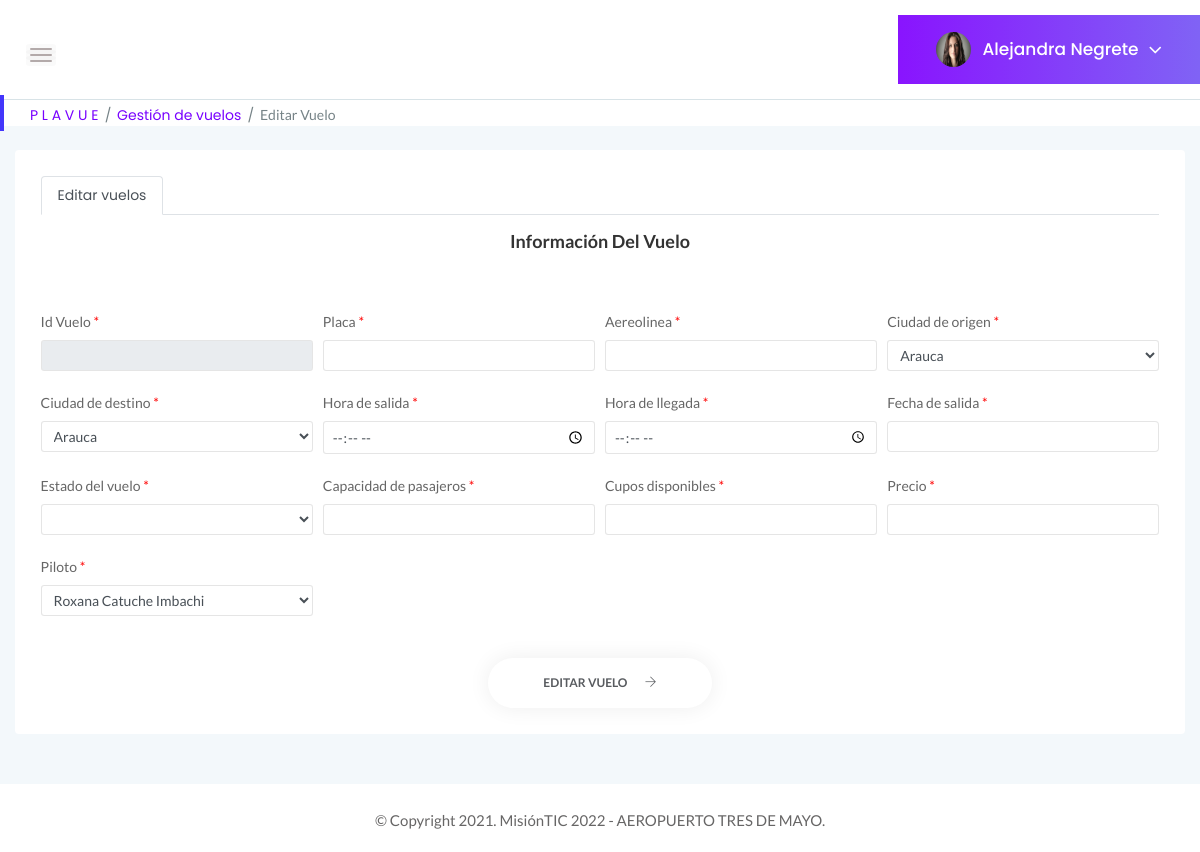
Page /EditarVuelos/20211027230721 (signed in) on the earlier database version.
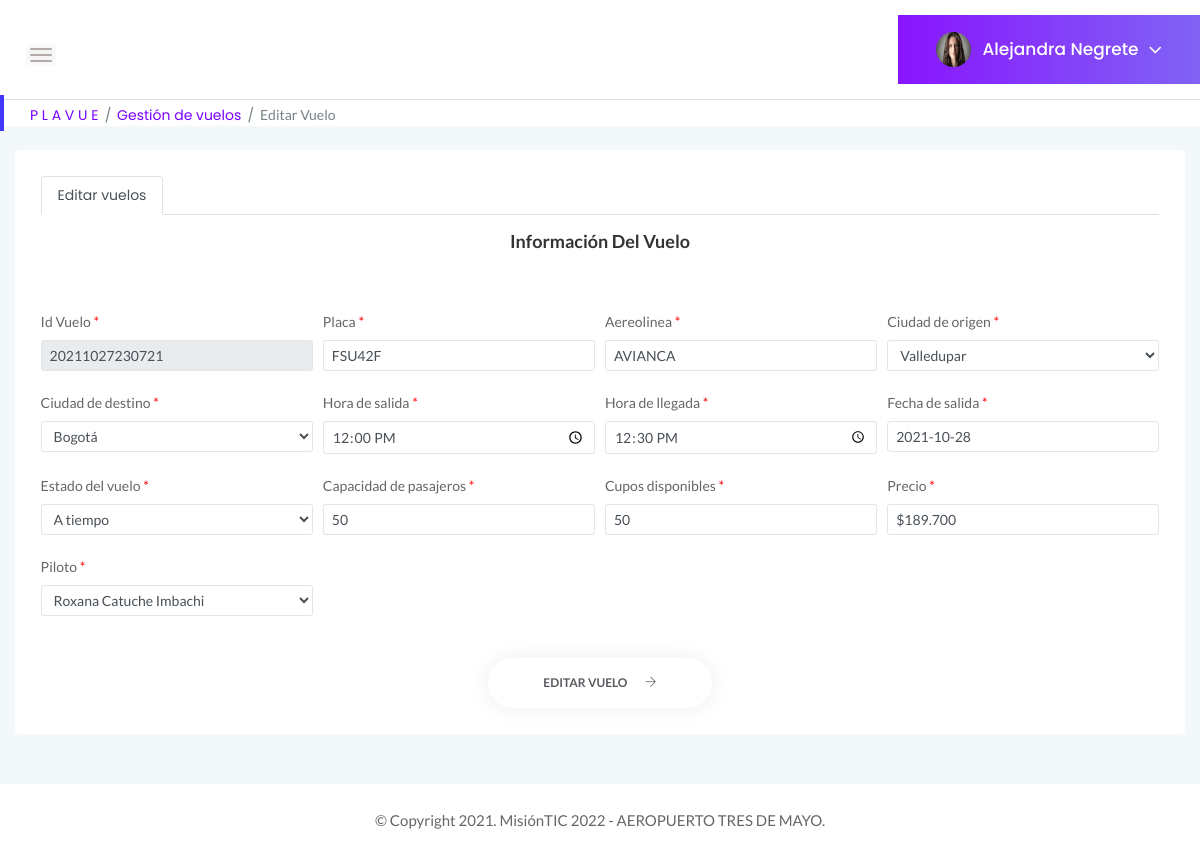
Same page on the later database version.
### tables this page shows
CREATE TABLE Vuelos (Id_vuelo INTEGER PRIMARY KEY UNIQUE, placa VARCHAR (20), aereolinea STRING, origen STRING, destino STRING, horaSalida TIME, horaLlegada TIME, fecha DATE, estado STRING, capacidad INT, reservas INTEGER, cupos INT, precio INT, piloto VARCHAR (100));

### app.py (the view, shortened to what this page needs)
@app.route("/EditarVuelos", methods=["GET", "POST"])
@app.route("/EditarVuelos/<int:Id_vuelo>", methods=["GET", "POST"])
def Editar_Vuelos(Id_vuelo):
    if "usuario" in session:
        if request.method == "GET":
            tipoperfil = 2
            try:
                with sqlite3.connect("Plavue.db") as con:
                    con.row_factory = sqlite3.Row
                    cur = con.cursor()
                    cur.execute("SELECT * FROM Usuarios WHERE correo = ?", [session["usuario"]])
                    query = cur.fetchone()
                with sqlite3.connect("Plavue.db") as con1:
                    con1.row_factory = sqlite3.Row
                    cur = con1.cursor()
                    cur.execute("SELECT * FROM Vuelos WHERE Id_vuelo = ?", [Id_vuelo])
                    query1 = cur.fetchone()
                with sqlite3.connect("Plavue.db") as con2:
                    con2.row_factory = sqlite3.Row
                    cur = con2.cursor()
                    cur.execute("SELECT * FROM Ciudades")
                    query2 = cur.fetchall()
                with sqlite3.connect("Plavue.db") as con3:
                    con3.row_factory = sqlite3.Row
                    cur = con3.cursor()
                    cur.execute("SELECT Nombre FROM Usuarios WHERE tipoPerfil=?", [tipoperfil])
                    query3 = cur.fetchall()
                    if query is None:
                        return "Usuario no existe!"
                return render_template("EditarVuelos.html", perfil = query, tabla = query1, ciudades = query2, pilotos = query3)
            except Error as er:
                print('SQLite error: %s' % (' '.join(er.args)))
                print('SQLite traceback: ')
    return render_template("Login.html")

### templates/EditarVuelos.html (shortened to what the changed rows need)
<!doctype html>
<html class="no-js" lang="en">
<head>
    <link rel="stylesheet" href="{{ url_for('static', filename='css/bootstrap.min.css') }}">
    <link rel="stylesheet" href="{{ url_for('static', filename='css/font-awesome.min.css') }}">
    <link rel="stylesheet" href="{{ url_for('static', filename='css/themify-icons.css') }}">
    <link rel="stylesheet" href="{{ url_for('static', filename='css/metisMenu.css') }}">
    <link rel="stylesheet" href="{{ url_for('static', filename='css/owl.carousel.min.css') }}">
    <link rel="stylesheet" href="{{ url_for('static', filename='css/slicknav.min.css') }}">
    <link rel="stylesheet" href="{{ url_for('static', filename='css/datepicker/datepicker3.css') }}">
    <link rel="stylesheet" href="https://www.amcharts.com/lib/3/plugins/export/export.css" type="text/css" media="all" />
    <link rel="stylesheet" type="text/css" href="{{ url_for('static', filename='css/tables/jquery.dataTables.css') }}">
    <link rel="stylesheet" type="text/css" href="{{ url_for('static', filename='css/tables/dataTables.bootstrap4.min.css') }}">
    <link rel="stylesheet" type="text/css" href="{{ url_for('static', filename='css/tables/responsive.bootstrap.min.css') }}">
    <link rel="stylesheet" type="text/css" href="{{ url_for('static', filename='css/tables/responsive.jqueryui.min.css') }}">
    <link rel="stylesheet" href="{{ url_for('static', filename='css/typography.css') }}">
    <link rel="stylesheet" href="{{ url_for('static', filename='css/default-css.css') }}">
    <link rel="stylesheet" href="{{ url_for('static', filename='css/styles.css') }}">
    <link rel="stylesheet" href="{{ url_for('static', filename='css/responsive.css') }}">
    <link rel="stylesheet" href="{{ url_for('static', filename='js/vendor/select2.css') }}">
</head>
<body>
    <div class="page-container">
        <div class="main-content">
            <div class="main-content-inner">
                <div class="row">
                    <div class="col-md-12 mt-4">
                        <div class="card">
                            <div class="card-body">
                                <div class="tab-content mt-3" id="myTabContent">
                                    <div class="tab-pane fade show active" id="perfil" role="tabpanel" aria-labelledby="perfil-tab">
                                        <br>
                                        <form class="needs-validation" name="form_editvuelo" action="/gestionvuelos" id="form_editvuelo" enctype="multipart/form-data" method="POST">
                                            <div class="form-row">
                                                <div class="col-lg-3 col-md-6">
                                                    <br>
                                                    <label for="txtidavion">Id Vuelo <span style="color: red;">*</span></label>
                                                    <input type="text" class="form-control form-control-sm" name="txtidavion" id="txtidavion" value="{{tabla[0]}}" disabled>
                                                </div>
                                                <div class="col-lg-3 col-md-6">
                                                    <br>
                                                    <label for="txtplaca">Placa <span style="color: red;">*</span></label>
                                                    <input type="text" class="form-control form-control-sm" name="txtplaca" id="txtplaca" value="{{tabla[1]}}" required>
                                                </div>
                                                <div class="col-lg-3 col-md-6">
                                                    <br>
                                                    <label for="txtaereolinea">Aereolinea <span style="color: red;">*</span></label>
                                                    <input type="text" class="form-control form-control-sm" name="txtaereolinea" id="txtaereolinea" value="{{tabla[2]}}" required>
                                                </div>
                                                <div class="col-lg-3 col-md-6">
                                                    <br>
                                                    <label for="ciudorigen">Ciudad de origen <span style="color: red;">*</span></label>
                                                    <select class="form-control form-control-sm" name="ciudorigen" id="ciudorigen">
                                                        {% for r in ciudades %}
                                                        {% if r[0] == tabla[3] %}
                                                            <option value="{{ r[0] }}" selected>{{ r[1] }}</option>
                                                        {% else %}
                                                            <option value="{{ r[0] }}">{{ r[1] }}</option>
                                                        {% endif %}
                                                    {% endfor %}
                                                    </select>
                                                </div>
                                            </div>
                                            <div class="form-row">
                                                <div class="col-lg-3 col-md-6">
                                                    <br>
                                                    <label for="ciudest">Ciudad de destino <span style="color: red;">*</span></label>
                                                    <select class="form-control form-control-sm" name="ciudest" id="ciudest">
                                                        {% for r in ciudades %}
                                                        {% if r[0] == tabla[4] %}
                                                            <option value="{{ r[0] }}" selected>{{ r[1] }}</option>
                                                        {% else %}
                                                            <option value="{{ r[0] }}">{{ r[1] }}</option>
                                                        {% endif %}
                                                    {% endfor %}
                                                    </select>
                                                </div>
                                                <div class="col-lg-3 col-md-6">
                                                    <br>
                                                    <label for="hora-salida">Hora de salida <span style="color: red;">*</span></label>
                                                    <input type="time" class="form-control form-control-sm" name="hora-salida" id="hora-salida" value="{{tabla[5]}}" required>
                                                </div>
                                                <div class="col-lg-3 col-md-6">
                                                    <br>
                                                    <label for="hora-llegada">Hora de llegada <span style="color: red;">*</span></label>
                                                    <input type="time" class="form-control form-control-sm" name="hora-llegada" id="hora-llegada" value="{{tabla[6]}}" required>
                                                </div>
                                                <div class="col-lg-3 col-md-6">
                                                    <br>
                                                    <label for="fecha-salida">Fecha de salida <span style="color: red;">*</span></label>
                                                    <input type="text" class="form-control form-control-sm datepicker" name="fecha-salida" id="fecha-salida" language="es" data-plugin-datepicker value="{{tabla[7]}}" required>
                                                </div>
                                            </div>
                                            <br>
                                            <div class="form-row">
                                                <div class="col-lg-3 col-md-6">
                                                    <label for="estadoVuelo">Estado del vuelo <span style="color: red;">*</span></label>
                                                    <select data-plugin-selectTwo class="form-control form-control-sm" name="estadoVuelo" id="estadoVuelo">
                                                        <option value="">{{tabla[8]}}</option>
                                                        <option value="A tiempo">A tiempo</option>
                                                    </select>
                                                </div>
                                                <div class="col-lg-3 col-md-6">
                                                    <label for="txtcappasajeros">Capacidad de pasajeros <span style="color: red;">*</span></label>
                                                    <input type="text" class="form-control form-control-sm" name="txtcappasajeros" id="txtcappasajeros" value="{{tabla[9]}}" required>
                                                </div>
                                                <div class="col-lg-3 col-md-6">
                                                    <label for="txtcuposdisponibles">Cupos disponibles <span style="color: red;">*</span></label>
                                                    <input type="text" class="form-control form-control-sm" name="txtcuposdisponibles" id="txtcuposdisponibles" value="{{tabla[11]}}" required>
                                                </div>
                                                <div class="col-lg-3 col-md-6">
                                                    <label for="txtprecio">Precio <span style="color: red;">*</span></label>
                                                    <input type="text" class="form-control form-control-sm" name="txtprecio" id="txtprecio" value="{{tabla[12]}}" required>
                                                </div>
                                            </div>
                                            <br>
                                            <br>
                                            <br>
                                        </form>
                                    </div>
                                </div>
                            </div>
                        </div>
                    </div>
                </div>
            </div>
        </div>
    </div>
</body>
</html>

Differences in the rows shown:
added Vuelos: txtidavion "20211027230721", txtplaca "FSU42F", txtaereolinea "AVIANCA", hora-salida "12:00", hora-llegada "12:30", fecha-salida "2021-10-28", estadoVuelo "A tiempo", txtcappasajeros "50", txtcuposdisponibles "50", txtprecio "$189.700"
Other differences:
form field ciudorigen: "Arauca" → "Valledupar"
form field ciudest: "Arauca" → "Bogotá"
